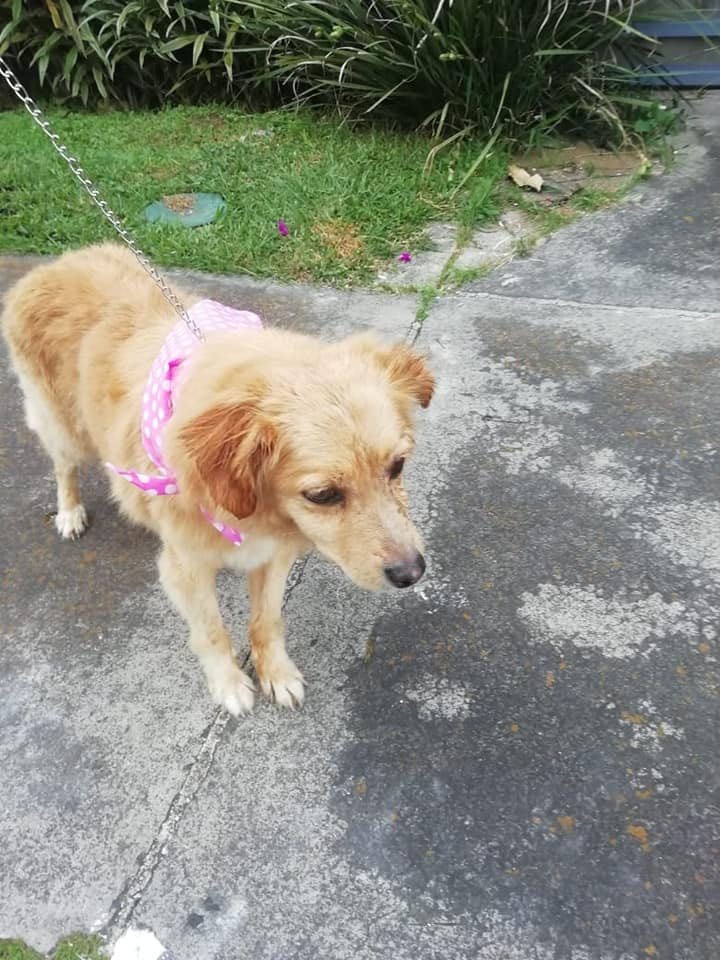
#> input picture Perrita.jpg, 720 x 960 px, found by its file name
$ jupyter execute --allow-errors 'Trabajo_Práctico_5_MCD.ipynb'
#> lines starting #> are read from the running program, lines starting #| are printed output that depends on the picture
# Matemática para Ciencia de los Datos
# Trabajo Práctico 5

Profesor: Juan Luis Crespo Mariño (basado en trabajo previo de Luis Alexánder Calvo Valverde)

Instituto Tecnológico de Costa Rica,

Programa Ciencia de Datos

---

Fecha de entrega: 19 de noviembre de 2024, a más tardar a las 6:00 pm.

Medio de entrega: Por medio del TEC-Digital.

Entregables: Un archivo jupyter ( .IPYNB ).

Estudiante:
1. Luis Felipe Quesada Miranda

---

**Pregunta 1 (30 puntos)**

Para la siguiente función:

$f_{2}\left(x_{1},x_{2}\right)=x_{1}e^{\left(-x_{1}^{2}-x_{2}^{2}\right)}$

Realice lo siguiente:

En python, genere un gráfico, puede usar la función meshgrid (Use la biblioteca plotly).

[cell 1]
# [4 lines of commented-out code are left out]


import numpy as np
import matplotlib.pyplot as plt
from mpl_toolkits.mplot3d import Axes3D
from matplotlib import cm
import random
import plotly.graph_objects as go
from matplotlib.ticker import LinearLocator, FormatStrFormatter
from mpl_toolkits import mplot3d
import math

plt.style.use('ggplot')


def funcion(x, y):

  return x*math.exp(-x**2-y**2)

x = y = np.arange(-1.5, 1.5, 0.01)
X, Y = np.meshgrid(x, y)
zs = np.array([funcion(x,y) for x,y in zip(np.ravel(X), np.ravel(Y))])
Z = zs.reshape(X.shape)

# Manejo del gráfico
plt.clf()
fig = plt.figure()
ax = plt.axes(projection='3d')
surf = ax.plot_surface(X, Y, Z,cmap=cm.coolwarm )
ax.set_xlabel("X")
ax.set_ylabel("Y")
ax.set_zlabel("Z")
fig.colorbar(surf, shrink=0.5, aspect=10)
plt.show()
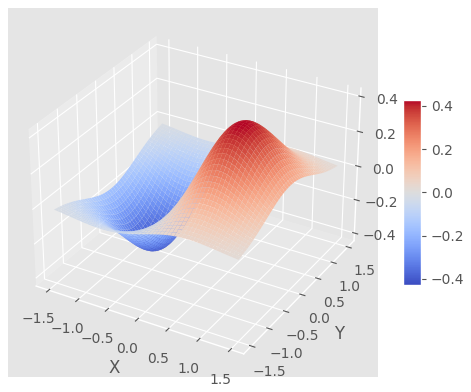
#> figure drawn by matplotlib, 2 panels

---

**Pregunta 2 (20 puntos)**

Para la siguiente función multivariable: $z=f\left(x,y\right)=3x^{2}+2y^{4}$, calcule el vector gradiente manualmente.  Evalúelo para el punto $P_{1}=\left(7.4,-6.3\right)$. Luego calcule la magnitud (norma Euclidiana) del vector gradiente para el punto. Finalmente normalice el vector resultante.

--No se require programación en python--.

$$
z=f(x,y)=3x^2 \\
\nabla f= {\frac{\partial f}{\partial x}}\hat{i} +{\frac{\partial f}{\partial y}}\hat{j} \\
\text{Gradiente de f:}\\
\nabla f= 6x\hat{i} + 8y^3\hat{j}\\
\text{Gradiente de f evaluado en el punto $P_1$:}\\
\nabla f_{(7.4,-6.3)}=44.4\hat{i} -2000,376\hat{j}\\
\newline\\
\text{Vector u:}\\
\vec{u}=\nabla f_{(7.4,-6.3)}\\
\left\| \vec{u} \right\|=\sqrt[]{{44.4}^2+{(-2000,376)}^2}\\

\text{Norma Euclidiana}\\
\left\| \vec{u} \right\|=2000,868687 \\

\frac {\vec{u}}{\left\| \vec{u} \right\|}=\frac{44,4}{2000,868687}\hat{i} -\frac{2000,376}{2000,868687}\hat{j}   \\
\text{Vector normalizado}\\
\frac {\vec{u}}{\left\| \vec{u} \right\|}=0,022\hat{i} -0,999\hat{j}\\
$$

---

**Pregunta 3 (20 puntos)**

Calcule el vector gradiente $\nabla f$ para la siguiente función multi-variable $f: \mathbb{R}^2\rightarrow\mathbb{R}$.

$f(x,y) = x^3+y^2$

    * Además, evalúe en
$\begin{bmatrix}1\\1\end{bmatrix}$.

[cell 2]
import numpy as np
import matplotlib.pyplot as plt
import sympy as sy
from sympy.vector import CoordSys3D


# [4 lines of commented-out code are left out]

x,y = sy.symbols('x y')
f=x**3+y**2
print("f(x,y)=" , f)

dfdx=sy.diff(f,x)
print("df/dx = ", dfdx)

dfdy=sy.diff(f, y)
print("df/dy = ", dfdy)

V=[dfdx, dfdy]
print("∇f =", V)

dfdx1=dfdx.subs([(x, 1), (y, 1)])
dfdy1=dfdy.subs([(x, 1), (y, 1)])


V1_1=[dfdx1, dfdy1]

print("∇f (1,1) =", V1_1)

---

**Pregunta 4 (30 puntos)**

La ténica del SVD puede ser utiliada para la compresión de imágenes. Por ejemplo, una imagen **[1]** de $m×n$ pixels en escala de grises puede ser representada como una matriz $A \in R^{m×n}$ cuyos elementos $a_{ij}$ representan la intensidad del pixel $(i, j)$. En particular, una imagen contiene mucha información redundante, es decir, que puede ser eliminada sin que el efecto visual sea notable.

Se podría sustituir la matriz $A$ por otra matriz $B$ de rango menor.

Consideremos:

Teorema: Sean $\sigma_{1} \geq \sigma_{2} \geq \cdots \geq \sigma_{r} > 0 $, valores singulares no  nulos de $A \in C^{m×n}$. Entonces para cada $k < r$, la distancia desde $A$ al conjunto de matrices de rango $k$ en la norma $\left\Vert \cdot \right\Vert _{2} $ es:

$$\sigma_{k+1} = \min\limits_{rank(B)=k} \left\Vert A - B \right\Vert _{2}$$

Por tanto, si $A = UDV^T $ es la descomposición en valores singulares de $A$, la matriz de rango $k$ de mejor aproximación a $A$ es:

$$B = U
\begin{bmatrix} D  &  0      \\
                0  &  0
\end{bmatrix} V^T , D = diag(\sigma_1, \sigma_2, \cdots , \sigma_k)$$

Si $U_k$ y $V_k$ son las matrices compuestas por las primeras $k$ columnas de $U$ y $V$,  respectivamente, entonces se puede decir que (fórmula **f_1**):

$$B = U_k D V_{k}^{T}$$

logrando codificar la imagen aproximada por medio de matrices de menor tamaño.

Por otra parte, las imágenes en color **[2]** se representan en Python como matrices numéricas tridimensionales, la tercera dimensión para representar los valores de color (rojo, verde azul). Sin embargo, el método SVD es aplicable a matrices bidimensionales. Así que tenemos que encontrar una manera de convertir la matriz tridimensional en matrices bidimensionales, aplicar SVD y reconstruirla como una matriz  tridimensional. Hay dos maneras de hacerlo. Mostraremos ambos métodos a continuación.
1. método de remodelación: Este método implica aplanar la tercera dimensión de la matriz de imágenes en la segunda dimensión utilizando el método de reshape.
1. Método de capa:   Este método trata una imagen en color como una pila de 3 imágenes bidimensionales separadas (capas roja, azul y verde). Se aplica la reconstrucción SVD truncada en cada capa bidimensional por separado y luego se vuelven a juntar las capas reconstruidas.

Investigue uno de estos métodos y aplique un procedimiento similar al del cuaderno visto en clase, utilizando la figura adjunta "Imagen1.jpg" (**procesando la imagen a color, NO en escala de grises**).

1. Cargue la imagen adjunta, "Perrita.jpg".
1. Muestre su contenido en pantalla.
1. Calcule la descomposicíón en valores singulares.
1. Sea $k$ los primeros $k_{ésimos}$ primeros valores singulares. Para $k \in [5, 10, 50, 100, 300, 700, 900]$, haga:
    1. Trunque las matrices U, D y V dejando sólo aquellas columnas que corresponden a los valores singulares seleccionados ($k$), obteniendo las matrices $U_k$, $D$ y $V_k$.
    1. Muestre el tamaño de cada una de las matrices.
    1. Calcule la matriz $B$ que aproxima a $A$ segúnn la fórmula **f_1** (ver arriba).
    1. Muestre la imagen correspondiente al contenido de la matriz $B$.

**[1]** Texto base: https://w3.ual.es/~andrei/Practicas/practica14.pdf

**[2]** Texto base de Ramesh Putalapattu.

[cell 3]
import matplotlib
import matplotlib.pyplot as plt
from PIL import Image
import numpy as np


import os
import pandas as pd
import scipy.stats
import sklearn.datasets
import sklearn.preprocessing


plt.style.use('ggplot')
img = Image.open('perrita.jpg')
#> img is the input picture: PIL image 720x960 RGB; mean R, G, B 137.7, 139.2, 127
print("Detalles de img: ", img)
#| Detalles de img:  <PIL.JpegImagePlugin.JpegImageFile image mode=RGB size=720x960 at 0x7F79DCF01DD0>


# convert to numpy array
#imgmat = np.array(list(img.getdata(band=0)), float)
imgmat = np.array(img)


# Reshape according to orginal image dimensions
#imgmat.shape = (img.size[1], img.size[0])

print("\n\n")
print("Resolución de la imagen original: ", imgmat.shape)
#| Resolución de la imagen original:  (960, 720, 3)
print("\n\n")

#plt.figure(figsize=(9, 6))
#plt.imshow(imgmat, cmap='viridis')
plt.imshow(img)
plt.title("Imagen Fuente")
plt.show()

#> (the rest of this cell did not finish here and is left out)
